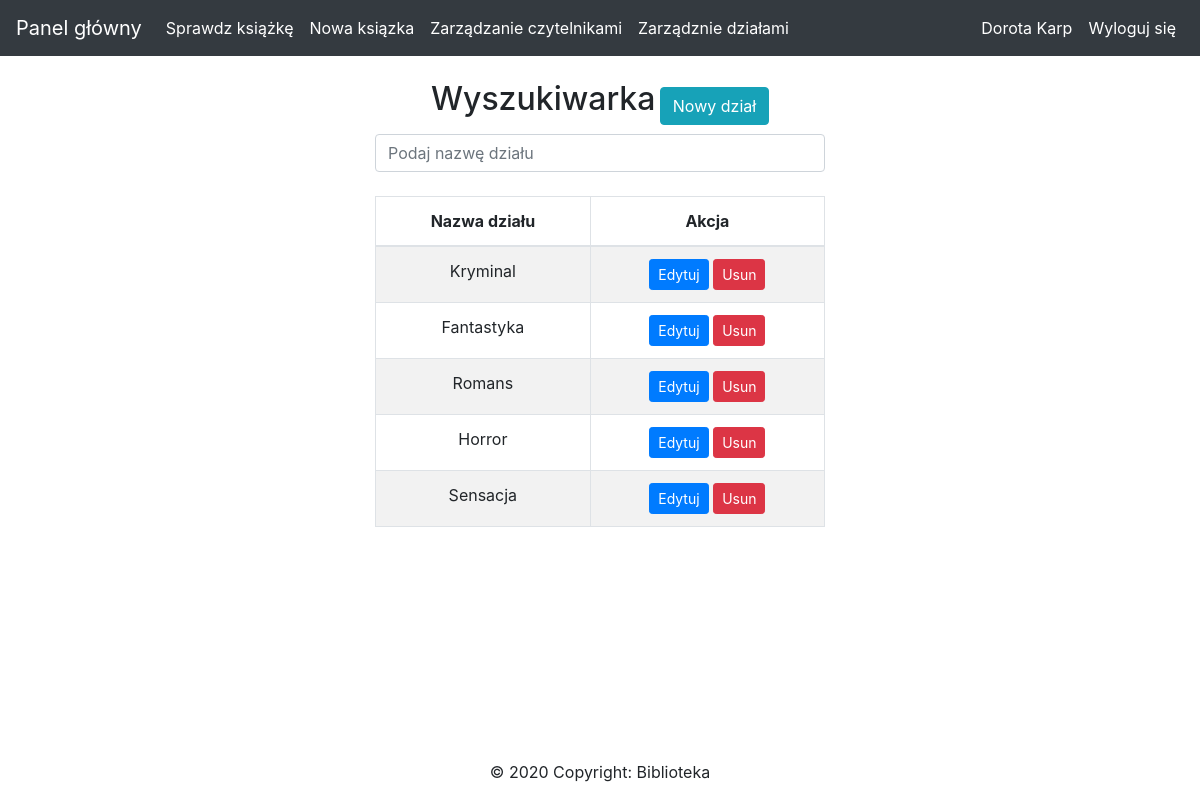
/zarz_dzialami.php (signed in), run on the app's committed database.
### tables this page shows
CREATE TABLE `dzial` (
  `id_dzial` int(11) NOT NULL AUTO_INCREMENT,
  `nazwa` varchar(255) NOT NULL,
  PRIMARY KEY (`id_dzial`)
);

### zarz_dzialami.php (the view, shortened to what this page needs)
<?php
require_once "connect.php";
try{
	$polaczenie = new mysqli($host,$db_user,$db_password,$db_name);
    $polaczenie->query("SET NAMES 'utf8'");
	   if($polaczenie->connect_errno!=0){
		   throw new Exception(mysqli_connect_errno());
	   }
	   else{
		   $rezultat = $polaczenie->query("SELECT * FROM dzial ");
   }
   }
catch(Exception $error){
	echo '<span>Błąd serwera, nie można połączyć się z bazą danych';
}
?>
<!DOCTYPE HTML>
<html lang="pl">
<head>
	<link rel="stylesheet" href="https://maxcdn.bootstrapcdn.com/bootstrap/4.5.0/css/bootstrap.min.css">
</head>
<body>
<?php
include 'nav.php';
?>
<div class="opakowanie_dzial">
    <div class="container" >
	<div  id="naglowek_center">
            <h2 class="naglowek" style="display: inline;">Wyszukiwarka</h2>
            <div id="dodaj_dzial" style="display: inline;" >
                <a class="btn btn-large btn-info" href="nowy_dzial.php" >Nowy dział</a>
            </div>
        </div>
        <input class="form-control mb-4" id="tableSearch" type="text"
            placeholder="Podaj nazwę działu" style="margin-top:2%;" >
		<table class="table table-bordered table-striped" style="margin-top:5%;">
            <thead>
            <tr>
                <th>Nazwa działu</th>
                <th>Akcja</th>
            </tr>
			</thead>
            <tbody id="myTable">
            <?php if (mysqli_num_rows($rezultat) > 0) {
                while($row = mysqli_fetch_assoc($rezultat)) {
            ?>
            <tr>
                    <td><?php echo $row["nazwa"]?> </td>
                    <td>
                    <form action="" method="post">
						<button type="submit" name="aktualizacja" class="btn btn-primary btn-sm"  value="<?php echo $row['id_dzial']; ?>">
                            Edytuj
                        </button>
                        <button type="submit" name="usun" class="btn btn-danger btn-sm"  value="<?php echo $row['id_dzial']; ?>">
                            Usun
                        </button>
                    </form>
                    </td>
            </tr>
			<?php }} ?>
            </tbody>
        </table>
	</div>
<?php
include 'footer.php'
?>
</div>
</body>
</html>

### data on the page
dzial: nazwa "Kryminal", $row['id_dzial'] 1 (drawn)
dzial: nazwa "Fantastyka", $row['id_dzial'] 2 (drawn)
dzial: nazwa "Romans", $row['id_dzial'] 3 (drawn)
dzial: nazwa "Horror", $row['id_dzial'] 4 (drawn)
dzial: nazwa "Sensacja", $row['id_dzial'] 5 (drawn)

### other printed values
$_SESSION['imie_bibliotekarza'] "Dorota"
$_SESSION['nazwisko_bibliotekarza'] "Karp"
